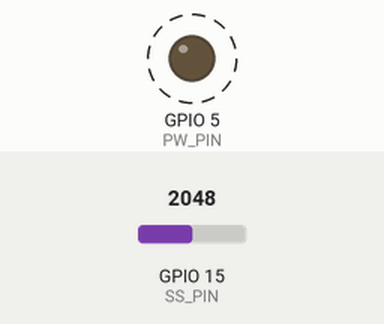
Bench run of a sketch on a simulated ESP32. On the bench: output pins drawn as LEDs (lit = HIGH). Dashed ring = blinking. The test bench sets the inputs (shaded band); at power-on: GPIO 15 (SS_PIN) = 2048. What the sketch prints to the serial monitor is not drawn.

Above: at 0.25 s.
Timing chart, 0 to 3.0 s (numbered marks = the images above):
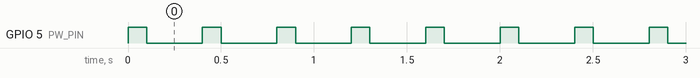

The sketch:

QUEUE_CHUA_SO_NGUYEN.ino
```cpp
#define PW_PIN 5
#define SS_PIN 15
QueueHandle_t my_queue;

void send_sensor(void *pvParameters);
void receive(void *pvParameters);

void setup() {
  Serial.begin(115200);
  pinMode(PW_PIN, OUTPUT);
  digitalWrite(PW_PIN, LOW);

  my_queue = xQueueCreate(3, sizeof(int));
  if(my_queue == NULL){
    Serial.println("Queue bi loi !!");
    while(1);
  }

  xTaskCreate(send_sensor, "Gui data tu SS", 2048, NULL, 1, NULL);
  xTaskCreate(receive, "Doc gia tri", 2048, NULL, 1, NULL);
}

int readSensor() {
    digitalWrite(PW_PIN, HIGH);
    delay(100);
    int val = analogRead(SS_PIN);
    digitalWrite(PW_PIN, LOW);
    return val;
}

void send_sensor(void *pvParameters){
  //int value =readSensor();
  while(1){
    int value =readSensor();
    if(xQueueSend(my_queue, &value, pdMS_TO_TICKS(1000)) == pdTRUE){
      Serial.print("Gia tri cam bien la: ");
      Serial.println(value);
    }
    else Serial.println("Khong gui duoc");
    vTaskDelay(300/ portTICK_PERIOD_MS);
  }
}

void receive(void *pvParameters){
  int receive = 0;
  while(1){
    if(xQueueReceive(my_queue, &receive, portMAX_DELAY) == pdTRUE){
      Serial.print("Nhan duoc: ");
      Serial.println(receive);
      if(receive > 1500) Serial.println("Gia tri qua cao !!!");
    }
    else Serial.println("Ko nhan duoc gi!!");
  }
}

void loop() {
  vTaskDelay(10/ portTICK_PERIOD_MS);
}
```

Measured:
- by itself, GPIO 5 (PW_PIN): alternates HIGH for 0.10 s and LOW for 0.30 s
